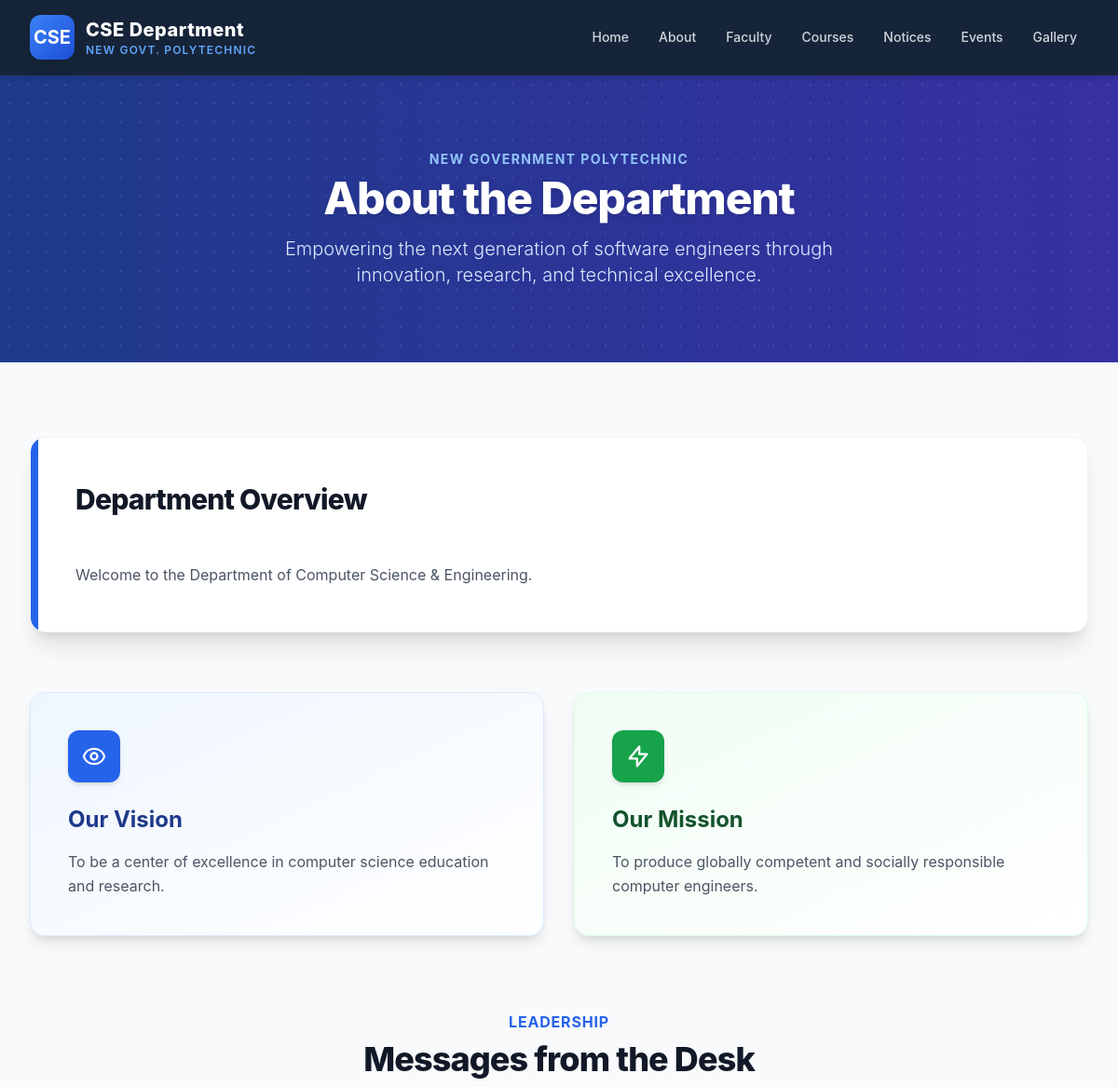
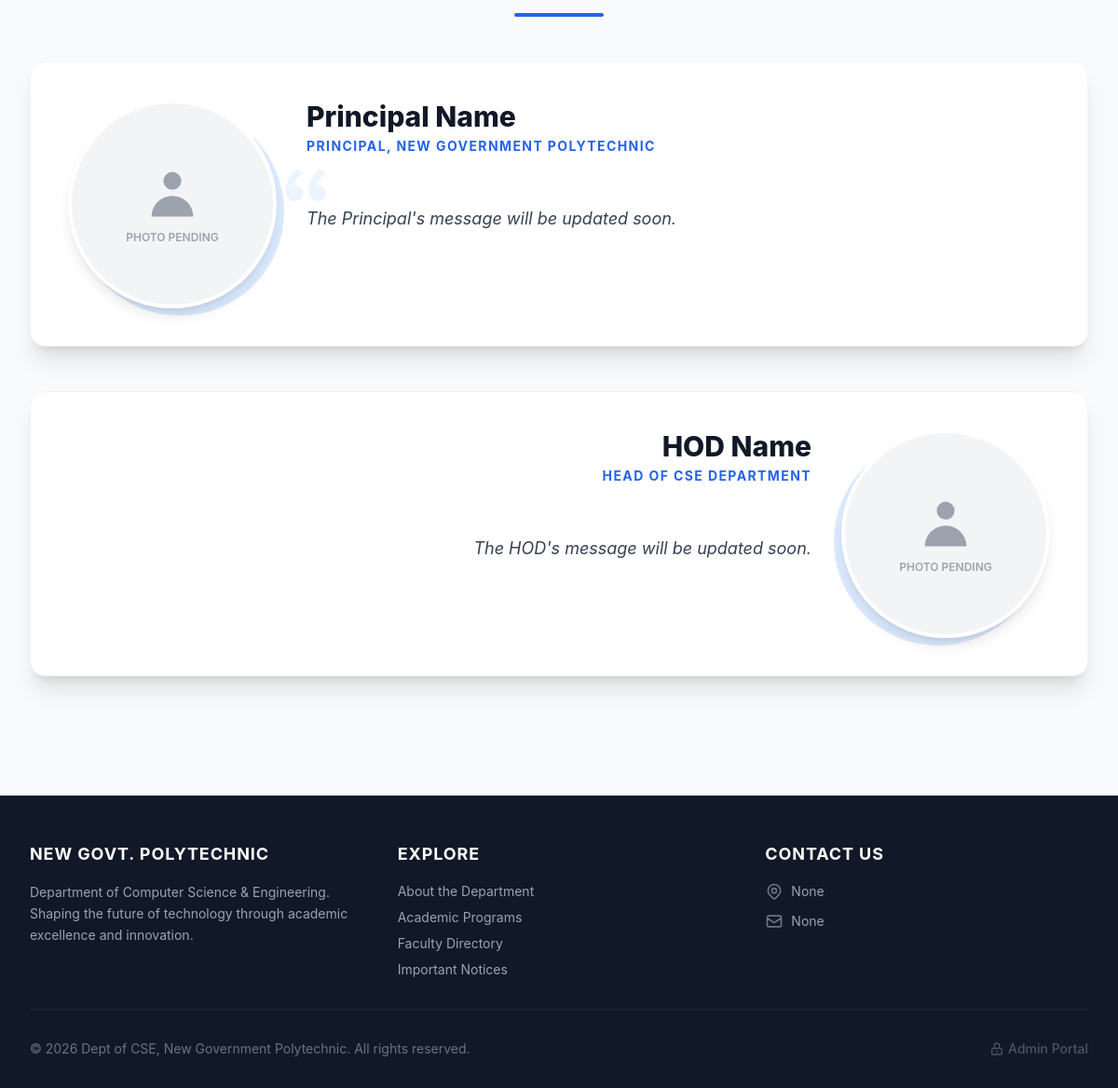
/about, run on the app's committed database (2 pictures, top to bottom).
### models.py (models this page shows)
class DepartmentInfo(db.Model):
    id = db.Column(db.Integer, primary_key=True)
    about_text = db.Column(db.Text, nullable=False, default="Welcome to the Department of Computer Science & Engineering.")
    vision = db.Column(db.Text, default="To be a center of excellence in computer science education and research.")
    mission = db.Column(db.Text, default="To produce globally competent and socially responsible computer engineers.")
    hod_name = db.Column(db.String(100), nullable=True)
    hod_message = db.Column(db.Text, nullable=True)
    hod_image = db.Column(db.String(255), nullable=True) # NEW
    principal_name = db.Column(db.String(100), nullable=True)
    principal_message = db.Column(db.Text, nullable=True)
    principal_image = db.Column(db.String(255), nullable=True)
    contact_email = db.Column(db.String(120), nullable=True)
    contact_phone = db.Column(db.String(20), nullable=True)
    address = db.Column(db.Text, nullable=True)

### app.py (the view)
@app.route('/about')
def about():
    info = DepartmentInfo.query.first()
    return render_template('about.html', info=info)

### templates/about.html (shortened to what this page needs)
{% extends 'base.html' %}
{% block content %}
<div class="bg-gradient-to-r from-blue-900 to-indigo-800 py-16 sm:py-20 relative overflow-hidden">
    <div class="absolute inset-0 opacity-10" style="background-image: radial-gradient(#fff 1px, transparent 1px); background-size: 20px 20px;"></div>
    <div class="relative z-10 max-w-7xl mx-auto px-4 sm:px-6 lg:px-8 text-center">
        <span class="text-blue-300 font-bold tracking-widest uppercase text-sm mb-2 block">New Government Polytechnic</span>
        <h1 class="text-4xl sm:text-5xl font-extrabold text-white tracking-tight drop-shadow-md">About the Department</h1>
        <p class="mt-4 text-xl text-blue-100 max-w-2xl mx-auto font-light">
            Empowering the next generation of software engineers through innovation, research, and technical excellence.
        </p>
    </div>
</div>
<div class="max-w-7xl mx-auto px-4 sm:px-6 lg:px-8 py-16 sm:py-20">
    <div class="bg-white rounded-2xl shadow-xl border border-gray-100 p-8 sm:p-12 mb-16 transform transition-all duration-300 hover:shadow-2xl relative overflow-hidden">
        <div class="absolute top-0 left-0 w-2 h-full bg-blue-600"></div>
        <h2 class="text-3xl font-extrabold text-gray-900 mb-6 tracking-tight">Department Overview</h2>
        <div class="prose prose-lg prose-blue max-w-none text-gray-600 leading-relaxed whitespace-pre-line">
            {{ info.about_text or 'Information about the department will be updated soon.' }}
        </div>
    </div>
    <div class="grid grid-cols-1 md:grid-cols-2 gap-8 mb-20">
        <div class="bg-gradient-to-br from-blue-50 to-white p-8 sm:p-10 rounded-2xl shadow-lg border border-blue-100 transform transition-transform duration-300 hover:-translate-y-2 hover:shadow-xl group">
            <div class="w-14 h-14 bg-blue-600 rounded-xl flex items-center justify-center text-white mb-6 shadow-md group-hover:scale-110 transition-transform duration-300">
            </div>
            <h2 class="text-2xl font-bold text-blue-900 mb-4">Our Vision</h2>
            <p class="text-gray-600 leading-relaxed whitespace-pre-line">{{ info.vision or 'Vision statement pending.' }}</p>
        </div>
        <div class="bg-gradient-to-br from-green-50 to-white p-8 sm:p-10 rounded-2xl shadow-lg border border-green-100 transform transition-transform duration-300 hover:-translate-y-2 hover:shadow-xl group">
            <div class="w-14 h-14 bg-green-600 rounded-xl flex items-center justify-center text-white mb-6 shadow-md group-hover:scale-110 transition-transform duration-300">
                <svg class="w-7 h-7" fill="none" stroke="currentColor" viewBox="0 0 24 24"><path stroke-linecap="round" stroke-linejoin="round" stroke-width="2" d="M13 10V3L4 14h7v7l9-11h-7z"></path></svg>
            </div>
            <h2 class="text-2xl font-bold text-green-900 mb-4">Our Mission</h2>
            <p class="text-gray-600 leading-relaxed whitespace-pre-line">{{ info.mission or 'Mission statement pending.' }}</p>
        </div>
    </div>
    <div class="text-center mb-12">
        <h2 class="text-base text-blue-600 font-bold tracking-wider uppercase">Leadership</h2>
        <p class="mt-2 text-3xl leading-8 font-extrabold tracking-tight text-gray-900 sm:text-4xl">Messages from the Desk</p>
        <div class="w-24 h-1 bg-blue-600 mx-auto mt-6 rounded-full"></div>
    </div>
    <div class="space-y-12">
        <div class="bg-white p-8 sm:p-10 rounded-2xl shadow-xl border border-gray-100 flex flex-col md:flex-row gap-8 items-center md:items-start transition duration-300 hover:shadow-2xl">
            <div class="w-48 h-48 sm:w-56 sm:h-56 flex-shrink-0 relative">
                {% if info.principal_image %}
                    <img src="{{ url_for('static', filename='uploads/' + info.principal_image) }}" alt="Principal" class="w-full h-full object-cover rounded-full border-4 border-white shadow-lg relative z-10">
                {% else %}
                    <div class="w-full h-full bg-gray-100 rounded-full border-4 border-white shadow-lg relative z-10 flex flex-col items-center justify-center text-gray-400">
                        <svg class="w-16 h-16 mb-2" fill="currentColor" viewBox="0 0 20 20"><path fill-rule="evenodd" d="M10 9a3 3 0 100-6 3 3 0 000 6zm-7 9a7 7 0 1114 0H3z" clip-rule="evenodd"></path></svg>
                        <span class="text-xs uppercase font-semibold">Photo Pending</span>
                    </div>
                {% endif %}
            </div>
            <div class="flex-grow text-center md:text-left mt-4 md:mt-0">
                <h2 class="text-3xl font-extrabold text-gray-900 mb-1">{{ info.principal_name or 'Principal Name' }}</h2>
                <h3 class="text-sm font-bold tracking-widest text-blue-600 uppercase mb-6">Principal, New Government Polytechnic</h3>
                <div class="relative">
                    <blockquote class="text-gray-700 italic text-lg leading-relaxed relative z-10 whitespace-pre-line">
                        {{ info.principal_message or 'The Principal\'s message will be updated soon.' }}
                    </blockquote>
                </div>
            </div>
        </div>
        <div class="bg-white p-8 sm:p-10 rounded-2xl shadow-xl border border-gray-100 flex flex-col md:flex-row-reverse gap-8 items-center md:items-start transition duration-300 hover:shadow-2xl">
            <div class="w-48 h-48 sm:w-56 sm:h-56 flex-shrink-0 relative">
                {% if info.hod_image %}
                    <img src="{{ url_for('static', filename='uploads/' + info.hod_image) }}" alt="HOD" class="w-full h-full object-cover rounded-full border-4 border-white shadow-lg relative z-10">
                {% else %}
                    <div class="w-full h-full bg-gray-100 rounded-full border-4 border-white shadow-lg relative z-10 flex flex-col items-center justify-center text-gray-400">
                        <svg class="w-16 h-16 mb-2" fill="currentColor" viewBox="0 0 20 20"><path fill-rule="evenodd" d="M10 9a3 3 0 100-6 3 3 0 000 6zm-7 9a7 7 0 1114 0H3z" clip-rule="evenodd"></path></svg>
                        <span class="text-xs uppercase font-semibold">Photo Pending</span>
                    </div>
                {% endif %}
            </div>
            <div class="flex-grow text-center md:text-right mt-4 md:mt-0">
                <h2 class="text-3xl font-extrabold text-gray-900 mb-1">{{ info.hod_name or 'HOD Name' }}</h2>
                <h3 class="text-sm font-bold tracking-widest text-blue-600 uppercase mb-6">Head of CSE Department</h3>
                <div class="relative inline-block text-left md:text-right">
                    <blockquote class="text-gray-700 italic text-lg leading-relaxed relative z-10 whitespace-pre-line">
                        {{ info.hod_message or 'The HOD\'s message will be updated soon.' }}
                    </blockquote>
                </div>
            </div>
        </div>
    </div>
</div>
{% endblock %}

### templates/base.html (shortened to what this page needs)
<!DOCTYPE html>
<html lang="en" class="scroll-smooth">
<head>
    <script src="https://cdn.tailwindcss.com"></script>
</head>
<body class="bg-cseLight text-gray-800 flex flex-col min-h-screen font-sans antialiased">
    <nav x-data="{ open: false }" class="bg-cseBlue/95 backdrop-blur-md sticky top-0 z-50 shadow-md border-b border-gray-800">
        <div class="max-w-7xl mx-auto px-4 sm:px-6 lg:px-8">
            <div class="flex items-center justify-between h-20">
                <div class="flex-shrink-0 flex items-center gap-3 md:gap-4">
                    <a href="/" class="flex items-center gap-3 group">
                        <div class="w-10 h-10 md:w-12 md:h-12 bg-gradient-to-br from-blue-500 to-blue-700 rounded-xl flex items-center justify-center text-white font-bold text-lg md:text-xl shadow-lg group-hover:shadow-blue-500/30 transition-shadow">
                            CSE
                        </div>
                        <div class="flex flex-col">
                            <span class="text-white font-extrabold text-lg md:text-xl leading-tight tracking-wide group-hover:text-blue-300 transition-colors">CSE Department</span>
                            <span class="text-blue-400 text-[10px] md:text-xs font-semibold tracking-widest uppercase">New Govt. Polytechnic</span>
                        </div>
                    </a>
                </div>
                <div class="hidden md:block">
                    <div class="ml-10 flex items-baseline space-x-1 lg:space-x-2">
                        <a href="/" class="text-gray-300 hover:text-white hover:bg-white/10 px-3 py-2 rounded-md text-sm font-medium transition-all duration-200">Home</a>
                        <a href="/about" class="text-gray-300 hover:text-white hover:bg-white/10 px-3 py-2 rounded-md text-sm font-medium transition-all duration-200">About</a>
                        <a href="/faculty" class="text-gray-300 hover:text-white hover:bg-white/10 px-3 py-2 rounded-md text-sm font-medium transition-all duration-200">Faculty</a>
                        <a href="/courses" class="text-gray-300 hover:text-white hover:bg-white/10 px-3 py-2 rounded-md text-sm font-medium transition-all duration-200">Courses</a>
                        <a href="/notices" class="text-gray-300 hover:text-white hover:bg-white/10 px-3 py-2 rounded-md text-sm font-medium transition-all duration-200">Notices</a>
                        <a href="/events" class="text-gray-300 hover:text-white hover:bg-white/10 px-3 py-2 rounded-md text-sm font-medium transition-all duration-200">Events</a>
                        <a href="/gallery" class="text-gray-300 hover:text-white hover:bg-white/10 px-3 py-2 rounded-md text-sm font-medium transition-all duration-200">Gallery</a>
                    </div>
                </div>
            </div>
        </div>
    </nav>
    <main class="flex-grow w-full">
        {% block content %}{% endblock %}
    </main>
    <footer class="bg-gray-900 border-t border-gray-800 text-gray-300 pt-12 pb-8 mt-12">
        <div class="max-w-7xl mx-auto px-4 sm:px-6 lg:px-8">
            <div class="grid grid-cols-1 md:grid-cols-3 gap-8 md:gap-12 mb-8 text-center md:text-left">
                <div>
                    <h3 class="text-white text-lg font-bold mb-4 tracking-wider uppercase">New Govt. Polytechnic</h3>
                    <p class="text-sm text-gray-400 leading-relaxed mb-4">
                        Department of Computer Science & Engineering. Shaping the future of technology through academic excellence and innovation.
                    </p>
                </div>
                <div class="flex flex-col items-center md:items-start">
                    <h3 class="text-white text-lg font-bold mb-4 tracking-wider uppercase">Explore</h3>
                    <ul class="space-y-2 text-sm text-gray-400">
                        <li><a href="/about" class="hover:text-blue-400 transition-colors">About the Department</a></li>
                        <li><a href="/courses" class="hover:text-blue-400 transition-colors">Academic Programs</a></li>
                        <li><a href="/faculty" class="hover:text-blue-400 transition-colors">Faculty Directory</a></li>
                        <li><a href="/notices" class="hover:text-blue-400 transition-colors">Important Notices</a></li>
                    </ul>
                </div>
                <div>
                    <h3 class="text-white text-lg font-bold mb-4 tracking-wider uppercase">Contact Us</h3>
                    <ul class="space-y-3 text-sm text-gray-400">
                        <li class="flex items-start justify-center md:justify-start">
                            <span>{{ info.address if info else 'Campus Address, City, State' }}</span>
                        </li>
                        <li class="flex items-center justify-center md:justify-start">
                            <svg class="w-5 h-5 mr-2 text-gray-500 flex-shrink-0" fill="none" stroke="currentColor" viewBox="0 0 24 24"><path stroke-linecap="round" stroke-linejoin="round" stroke-width="2" d="M3 8l7.89 5.26a2 2 0 002.22 0L21 8M5 19h14a2 2 0 002-2V7a2 2 0 00-2-2H5a2 2 0 00-2 2v10a2 2 0 002 2z"></path></svg>
                            <span>{{ info.contact_email if info else 'cse@polytechnic.edu' }}</span>
                        </li>
                    </ul>
                </div>
            </div>
            <div class="border-t border-gray-800 pt-8 flex flex-col md:flex-row justify-between items-center text-sm text-gray-500">
                <p>&copy; 2026 Dept of CSE, New Government Polytechnic. All rights reserved.</p>
                <div x-data="{ loginOpen: false }" @keydown.escape.window="loginOpen = false" class="mt-4 md:mt-0">
                    <button @click="loginOpen = true" class="flex items-center text-gray-600 hover:text-gray-300 transition-colors font-medium">
                        <svg class="w-4 h-4 mr-1" fill="none" stroke="currentColor" viewBox="0 0 24 24"><path stroke-linecap="round" stroke-linejoin="round" stroke-width="2" d="M12 15v2m-6 4h12a2 2 0 002-2v-6a2 2 0 00-2-2H6a2 2 0 00-2 2v6a2 2 0 002 2zm10-10V7a4 4 0 00-8 0v4h8z"></path></svg>
                        Admin Portal
                    </button>
                </div>
            </div>
        </div>
    </footer>
</body>
</html>

### data on the page
DepartmentInfo: about_text "Welcome to the Department of Computer Science & Engineering.", vision "To be a center of excellence in computer science education and research.", mission "To produce globally competent and socially responsible computer engineers.", principal_name "Principal Name", principal_message "The Principal's message will be updated soon.", hod_name "HOD Name", hod_message "The HOD's message will be updated soon.", address "None", contact_email "None"
